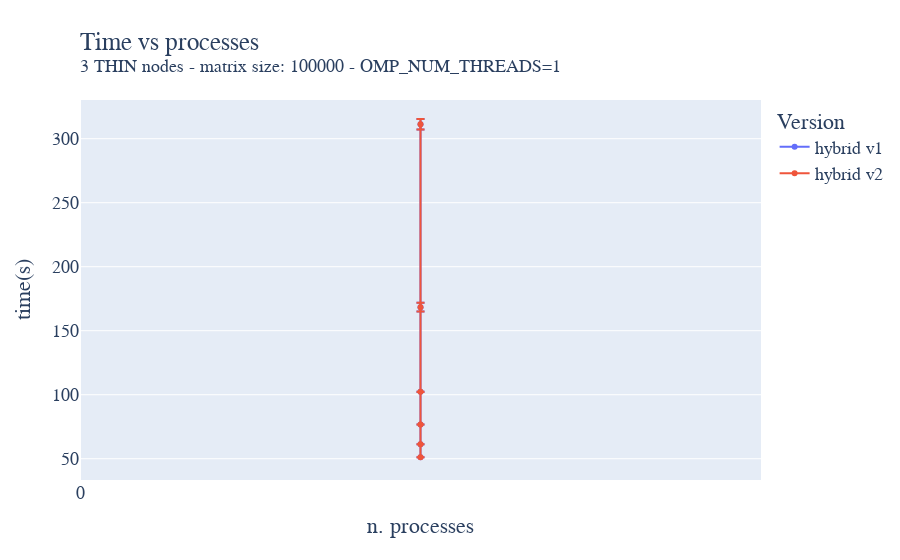

The cell this chart's notebook holds for it:
### Code cell
fig = go.Figure()

fig.add_trace(go.Scatter(x=strong_MPI_thin_hybrid_static_big_grid_avg["size"]["mean"], y=strong_MPI_thin_hybrid_static_big_grid_avg["time"]["mean"], name='hybrid v1',
                         error_y=dict(
                             type="data",
                             array=strong_MPI_thin_hybrid_static_big_grid_avg["time"]["std"],
                             visible=True)))
fig.add_trace(go.Scatter(x=strong_MPI_thin_hybrid_static_big_grid_avg["nthreads_per_process"]["mean"], y=strong_MPI_thin_hybrid_static_big_grid_avg["time"]["mean"], name='hybrid v2',
                         error_y=dict(
                             type="data",
                             array=strong_MPI_thin_hybrid_static_big_grid_avg["time"]["std"],
                             visible=True)))
fig.update_layout(
    title=go.layout.Title(
        text="Time vs processes<br><sup>3 THIN nodes - matrix size: 100000 - OMP_NUM_THREADS=1</sup>",
        xref="paper",
        x=0,
    ),
    xaxis_title="n. processes",
    xaxis = dict(
        tickmode = 'linear',
        tick0 = '0',
        dtick = '12'
    ),
    yaxis_title="time(s)",
    legend_title="Version",
    font=dict(
        family="Courier New, monospace",
        size=18,
    )
)
fig.show()
fig.write_image("strong_MPI_thin_hybrid_big_grid.pdf", height=500, width=1000)

### Figure 1 — Plotly figure (JSON) as saved in the notebook; plotly's stock layout.template omitted (floating-point values rounded to 4 significant figures)
{"data": [{"error_y": {"array": [4.124, 3.379, 0.1595, 0.02407, 0.02054, 0.02539], "type": "data", "visible": true}, "name": "hybrid v1", "type": "scatter", "x": [1, 1, 1, 1, 1, 1], "y": [311.3, 168.4, 102.2, 76.69, 61.35, 51.15]}, {"error_y": {"array": [4.124, 3.379, 0.1595, 0.02407, 0.02054, 0.02539], "type": "data", "visible": true}, "name": "hybrid v2", "type": "scatter", "x": [1, 1, 1, 1, 1, 1], "y": [311.3, 168.4, 102.2, 76.69, 61.35, 51.15]}], "layout": {"font": {"family": "Courier New, monospace", "size": 18}, "legend": {"title": {"text": "Version"}}, "title": {"text": "Time vs processes<br><sup>3 THIN nodes - matrix size: 100000 - OMP_NUM_THREADS=1</sup>", "x": 0, "xref": "paper"}, "xaxis": {"dtick": "12", "tick0": "0", "tickmode": "linear", "title": {"text": "n. processes"}}, "yaxis": {"title": {"text": "time(s)"}}}}
